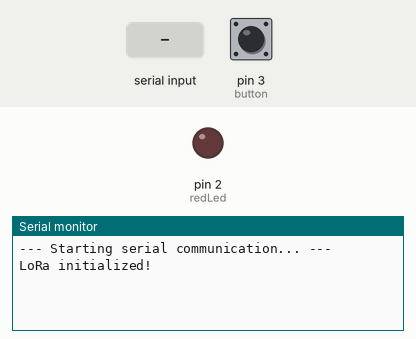
Simulated run of this sketch. Board: Arduino Uno, built with avr-gcc and run on an emulated ATmega328P. On the bench: output pins drawn as LEDs (lit = HIGH), the last lines printed to the serial monitor. The inputs (shaded band) are chosen by the test bench; at power-on: pin 3 (button) HIGH. The modem accepts every AT command (registered, SIM ready, sends succeed) and sends nothing else.

Above: at 3.0 s.
3.1 s: pin 3 (button) pulled LOW for 0.15 s
At 4.3 s:
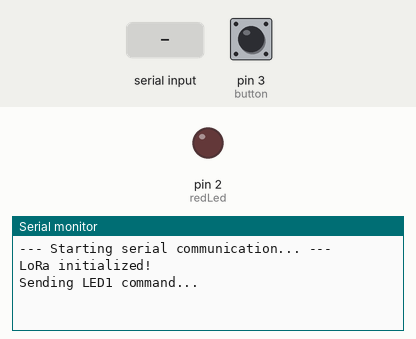
4.7 s: "+RCV=\n" received over the second serial link
At 5.7 s:
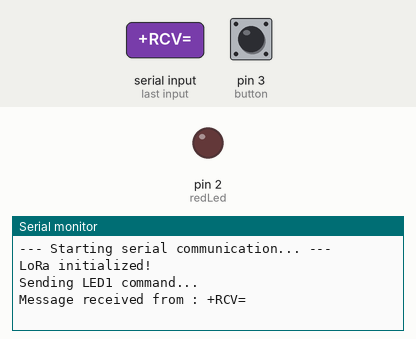

The sketch:

device_2.ino
```cpp
#include <SoftwareSerial.h>

const int redLed = 2;
const int button = 3;
const int rx_pin = 4;   // LoRa TX -> Arduino RX
const int tx_pin = 5;   // LoRa RX -> Arduino TX
SoftwareSerial ReyaxLoRa(tx_pin, rx_pin); // (TX, RX)

bool ledState = false;
bool lastButtonState = HIGH;

void setup() {
  pinMode(redLed, OUTPUT);
  pinMode(button, INPUT_PULLUP);

  Serial.begin(115200);
  ReyaxLoRa.begin(9600);

  Serial.println("--- Starting serial communication... ---");
  delay(1000);

  // Initialize LoRa module
  ReyaxLoRa.println("AT");
  delay(200);
  ReyaxLoRa.println("AT+OPMODE=1"); // Use proprietary mode for point-to-point communication
  delay(200);
  ReyaxLoRa.println("AT+BAND=915000000");  // Frequency (set to your region)
  delay(200);
  ReyaxLoRa.println("AT+ADDRESS=2");       // This board's address (unique identifier)
  delay(200);

  Serial.println("LoRa initialized!");
}

void loop() {
  // ---- BUTTON SEND ----
  bool buttonState = digitalRead(button);
  if (buttonState == LOW && lastButtonState == HIGH) {
    // Send command to module 1
    Serial.println("Sending LED1 command...");
    ReyaxLoRa.println("AT+SEND=1,4,LED1"); // Send "LED1" (4 chars) to address 1
  }
  lastButtonState = buttonState;

  // ---- RECEIVE MESSAGES ----
  if (ReyaxLoRa.available()) {
    String incoming = ReyaxLoRa.readStringUntil('\n');
    incoming.trim();

    if (incoming.startsWith("+RCV=")) {
      // Format: +RCV=sender,len,message,RSSI,SNR
      int firstComma = incoming.indexOf(',', 5);
      int secondComma = incoming.indexOf(',', firstComma + 1);
      int thirdComma = incoming.indexOf(',', secondComma + 1);

      String sender = incoming.substring(5, firstComma);
      String message = incoming.substring(secondComma + 1, thirdComma);

      Serial.print("Message received from ");
      Serial.print(sender);
      Serial.print(": ");
      Serial.println(message);

      // If message is "LED2" and sender is 1, toggle LED
      if (sender == "1" && message == "LED2") {
        ledState = !ledState;
        digitalWrite(redLed, ledState ? HIGH : LOW);
        Serial.println(ledState ? "LED ON" : "LED OFF");
      }
    }
  }
}
```

Measured:
- after the input at 3.1 s, the serial monitor: prints a new line at once (image 1)
- after the input at 4.7 s, the serial monitor: prints a new line at once (image 2)
